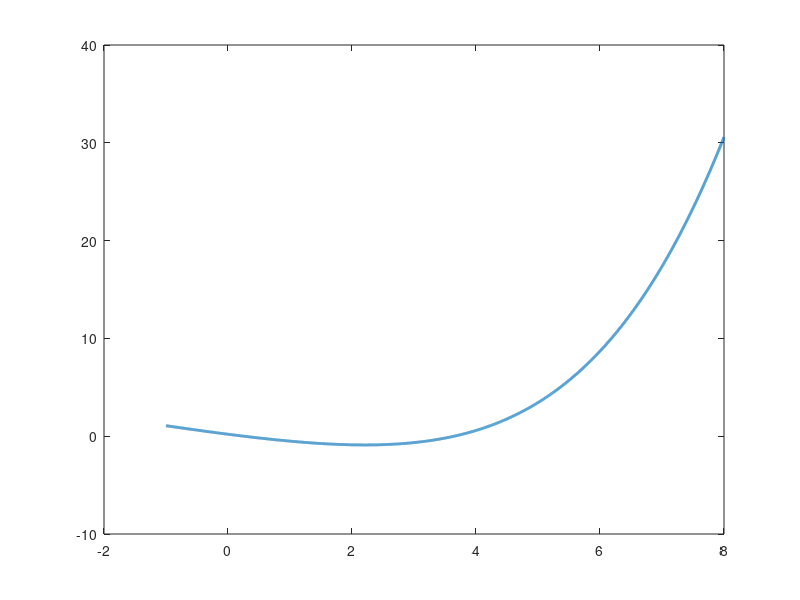

Recreate this plot in MATLAB. (Note: this script raises an error after producing the figure.)
%% CSTR Simulation Step 1: The Plant Setup & Verification
% 目标：建立一维无量纲 CSTR 模型，并验证其开环动力学 f(x) 的不稳定性
clear; clc; close all;

%% 1. 定义系统参数 (System Parameters)
% 这些参数完全对应你截图中的 SDE 方程
Da = 0.2;     % Damkohler number (反应放热潜能)
gamma = 20.0; % Activation energy (活化能参数)
beta = 22.0 % Heat of Reaction (新增：放热参数，允许高温存在)
sigma = 0.05;   % Noise intensity (噪声强度)
dt = 0.01;      % Time step (时间步长)

% 定义仿真时间
T_end = 500;            % 总时长
N = floor(T_end / dt);  % 总步数
t = (0:N-1) * dt;       % 时间轴

% 定义颜色
color_blue = [0, 0.4470, 0.7410];   % MATLAB Standard Blue
color_orange = [0.8500, 0.3250, 0.0980]; % MATLAB Standard Orange

%% 2. 定义系统漂移函数 f(x) (Define Drift Function)
% f(x) = 散热项(-x) + 产热项(Arrhenius)
% 对应公式: dx = [-x + Da*(1-x)*exp(x/(1+x/gamma))]dt ...

% 更新漂移函数 f(x) (引入 beta)
% 注意：这里把 (1-x) 改成了 (1 - x/beta)
% 物理意义：燃料不会在 x=1 时就烧光，而是能支撑温度升到 x=22
f_drift = @(x) -x + Da .* (1 - x ./ beta) .* exp(x ./ (1 + x ./ gamma));

%% 3. 核心验证：画出 f(x) 曲线 (Visualize Open-Loop Dynamics)
% 这一步是为了确认系统是否存在“多重平衡点” (Multiple Equilibria)
% 我们在 x = -1.0 到 8.0 的范围内观察 f(x)
x_test = linspace(-1, 8, 10000); 
f_vals = f_drift(x_test);

figure(1);
plot(x_test, f_vals, 'LineWidth', 2, 'Color', color_blue); hold on;
yline(0, '--', 'LineWidth', 2, 'Color', color_orange); % 画出 y=0 的基准线

% 标注图表
title('Figure 1: Step 1 Verification: Open-loop Dynamics f(x)', 'FontSize', 12);
xlabel('Dimensionless Temperature Deviation (x)', 'FontSize', 12);
ylabel('Rate of Change dx/dt = f(x)', 'FontSize', 12);
legend('System Drift f(x)', 'Equilibrium Line (dx/dt=0)', 'Location', 'Best');
grid on;

% 分析：f(x) 与 y=0 的交点就是系统的平衡点
% 如果曲线穿过红线 3 次，说明系统是不稳定的。

%% Figure 2: Zoomed-In Inspection (核心微观分析)
% 目标：放大观察 x 在 [-1, 5] 之间的细节，寻找“临界点”

% 1. 重新定义更精细的观测范围 (Focus on the critical region)
x_zoom = linspace(-1, 5, 1000); 

% 2. 计算该范围内的漂移值
f_zoom = f_drift(x_zoom);

% 3. 绘图
figure(2);
plot(x_zoom, f_zoom, 'LineWidth', 2, 'Color', color_blue); hold on;
yline(0, 'r--', 'LineWidth', 2, 'Color', color_orange); % 零刻度线

% 4. 添加辅助标注，帮助你理解物理意义
% 标记出 f(x) > 0 的危险区域（如果有的话）
% 在这个区域，温度会自动升高 (自加速)
title('Figure 1: Zoomed-in Dynamics near Steady State', 'FontSize', 12);
xlabel('Dimensionless Temperature (x)', 'FontSize', 12);
ylabel('Drift f(x)', 'FontSize', 12);
legend('System Drift f(x)', 'Equilibrium (dx/dt=0)', 'Location', 'Best');
grid on;

% 5. 自动检测并打印交点 (Equilibrium Points)
% 这是一个简单的数值检测，看看曲线穿过了几次 0
crossings = [];
for i = 1:length(f_zoom)-1
    if sign(f_zoom(i)) ~= sign(f_zoom(i+1))
        crossings = [crossings, x_zoom(i)];
    end
end

fprintf('在观察范围内检测到的平衡点 (f(x)=0) 约在 x = \n');
disp(crossings);

%% 4. 预演：SDE 仿真框架 (SDE Simulation Skeleton)
% 这里搭建 Euler-Maruyama 方法的骨架，为下一步加入控制器做准备
% 目前 u = 0 (开环测试)

x_traj = zeros(1, N); % 初始化状态轨迹数组
x_traj(1) = 0.1;      % 初始状态 (给一点点微小的扰动，看它会不会跑飞)

rng(42); % 固定随机种子，保证每次结果可复现

for k = 1:N-1
    x_now = x_traj(k);
    
    % --- 控制器接口 (目前是开环，u=0) ---
    % 下一步 Method I 时，我们将在这里填入: u = -f_drift(x_now) - grad_V(x_now)
    u = 0; 
    
    % --- 计算漂移 (Drift) ---
    drift = f_drift(x_now) + u;
    
    % --- 计算扩散 (Diffusion / Noise) ---
    % dW 是布朗运动增量，服从 N(0, dt)
    dW = sqrt(dt) * randn(); 
    
    % --- 更新状态 (Euler-Maruyama Step) ---
    x_next = x_now + drift * dt + sigma * dW;
    
    % 存储
    if x_next > 30, x_next = 30; end
    x_traj(k+1) = x_next;
end

% 画出随时间变化的轨迹
figure(3);
plot(t, x_traj, 'k');
title('Figure 2: Time Evolution of x (Open Loop with Noise)', 'FontSize', 12);
xlabel('Time (t)');
ylabel('Temperature Deviation (x)');
xlim([0 250])
grid on;

fprintf('代码运行完成。请观察 Figure 1 确认交点情况。\n');

%% Step 2: Controller Synthesis & Comparison (3 Scenarios)
% clear; clc; close all;

% 1. 参数设置
Da = 0.2;     
gamma = 20.0; 
beta = 22.0; 
sigma = 0.05;   
dt = 0.01; 
T_sim = 20000;          
N = floor(T_sim / dt);

% 2. 初始化三个平行宇宙 (Parallel Universes)
x_open = zeros(1, N);
x_quad = zeros(1, N);  % Scenario 1: Baseline (x^2)
x_quart = zeros(1, N); % Scenario 2: Proposed I (x^4)
x_mixed = zeros(1, N); % Scenario 3: Proposed II (Mixed: x^2 + x^4)

% 初始状态
x_open(1) = 0;
x_quad(1) = 0; 
x_quart(1) = 0;
x_mixed(1) = 0; 

% 3. 定义势能参数
k_quad = 0.5;  % 线性刚度 (负责 0 附近的精度)
k_quart = 80; % 非线性刚度 (负责大偏差时的“墙”)

rng(100); % 固定种子
fprintf('开始进行三路对比仿真 (T=%d)... \n', T_sim);

for k = 1:N-1
    % --- 提取各自宇宙的当前状态 ---
    x0 = x_open(k);
    x1 = x_quad(k);
    x2 = x_quart(k);
    x3 = x_mixed(k); % 这是一个独立的系统！
    
    % --- 1. 计算各自的自然漂移 f(x) ---
    f0 = -x0 + Da * (1 - x0) * exp(x0 / (1 + x0 / gamma));
    f1 = -x1 + Da * (1 - x1) * exp(x1 / (1 + x1 / gamma));
    f2 = -x2 + Da * (1 - x2) * exp(x2 / (1 + x2 / gamma));
    f3 = -x3 + Da * (1 - x3) * exp(x3 / (1 + x3 / gamma));
    
    % --- 2. 计算各自的目标势能梯度 (关键差异点) ---
    % Scenario 1: 只有线性项
    grad_V1 = k_quad * x1;      
    
    % Scenario 2: 只有四次项 (平底锅问题)
    grad_V2 = k_quart * x2^3;   
    
    % Scenario 3: 混合项 (最佳组合)
    % 注意：必须用 x3 来计算！不能混合 x1 或 x2
    grad_V3 = k_quad * x3 + k_quart * x3^3; 
    
    % --- 3. 合成控制器 u = -f - grad_V ---
    u0 = 0;
    u1 = -f1 - grad_V1; 
    u2 = -f2 - grad_V2;
    u3 = -f3 - grad_V3;
    
    % --- 4. 欧拉-马鲁山迭代 ---
    dW = sqrt(dt) * randn(); % 相同的噪声袭击所有系统
    
    x_open(k+1)  = x0 + (f0 + u0) * dt + sigma * dW;

    % Update Scenario 1
    x_quad(k+1) = x1 + (f1 + u1) * dt + sigma * dW;
    
    % Update Scenario 2
    x_quart(k+1) = x2 + (f2 + u2) * dt + sigma * dW;
    
    % Update Scenario 3
    x_mixed(k+1) = x3 + (f3 + u3) * dt + sigma * dW;
end

%% 4. 结果可视化：三个控制器的对比
figure(4); 
% clf; 清空旧图

% Plot 0: Open-Loop (Black Dashed) - The "Danger Zone"
h0 = histogram(x_open, 100, 'Normalization', 'pdf', 'DisplayStyle', 'stairs', ...
    'LineWidth', 1.5, 'EdgeColor', 'k', 'LineStyle', '--'); 
hold on;

% Plot 1: Baseline (Blue)
h1 = histogram(x_quad, 100, 'Normalization', 'pdf', 'DisplayStyle', 'stairs', ...
    'LineWidth', 1.5, 'EdgeColor', '#0072BD'); % MATLAB Blue
hold on;

% Plot 2: Proposed I (Orange) - The "Flat Bottom"
h2 = histogram(x_quart, 100, 'Normalization', 'pdf', 'DisplayStyle', 'stairs', ...
    'LineWidth', 1.5, 'EdgeColor', '#D95319'); % MATLAB Orange
hold on;

% Plot 3: Proposed II (Purple) - The "Perfect Shape"
h3 = histogram(x_mixed, 100, 'Normalization', 'pdf', 'DisplayStyle', 'stairs', ...
    'LineWidth', 1.5, 'EdgeColor', '#7E2F8E'); % MATLAB Purple (显眼颜色)

% 设置坐标轴
set(gca, 'YScale', 'log'); 
grid on;

% 这里的 Legend 顺序必须和画图顺序一致
legend([h0, h1, h2, h3], ...
    'Open-Loop: No Control (Large Steady-State Error)', ...
    'Baseline: Quadratic V(x)=x^2', ...
    'Proposed I: Quartic V(x)=x^4 (Flat Top)', ...
    'Proposed II: Mixed V(x)=x^2+x^4 (Best)', ...
    'Location', 'SouthOutside'); % 把图例放下面，防止遮挡

title('Figure 4: Impact of Different Control Strategies on Probability Density', 'FontSize', 12);
xlabel('Temperature Deviation (x)');
ylabel('Probability Density (Log Scale)');

xlim([-0.30 0.4]); % 聚焦中心区域看差异
ylim([1e-3, 15])
fprintf('仿真完成！注意观察 Purple 线是否兼具 Blue 的尖峰和 Orange 的窄尾; 虚线代表没有控制的自然状态。\n');

save('simulation_data.mat'); % 把所有变量保存到文件
